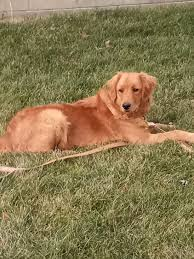
#> input picture projects/opencv/DataAugumentation/Nassau_2697x1517.jfif, 194 x 259 px, given in place of the camera
$ python 'CV_capture videos.py'
#> lines starting #> are read from the running program, lines starting #| are printed output that depends on the picture; after the words box and inside, x2 and y2 are one past the last pixel; in counts of white or black regions, pixels touching at a corner belong together
import cv2
import numpy as np

# Initialize webcam
cap = cv2.VideoCapture(0)

# Deque-like list to store all the points where the red object has moved
points = []

while True:
    ret, frame = cap.read()
#> frame is the input picture: shape (259, 194, 3); mean B, G, R 81.1, 121.4, 137.8
    if not ret:
        break

    # Flip the frame horizontally so it acts like a mirror (intuitive for drawing)
    frame = cv2.flip(frame, 1)
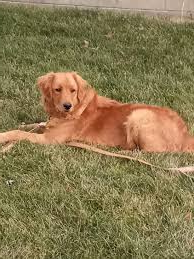
#> frame: shape (259, 194, 3); mean B, G, R 81.1, 121.4, 137.8

    # Convert to HSV color space
    hsv_frame = cv2.cvtColor(frame, cv2.COLOR_BGR2HSV)
#> hsv_frame: shape (259, 194, 3); mean H, S, V 23.7, 108.2, 137.9

    # Define Red Ranges (using the dual-mask logic from earlier)
    low_red1 = np.array([0, 120, 70])
    high_red1 = np.array([10, 255, 255])
    low_red2 = np.array([170, 120, 70])
    high_red2 = np.array([180, 255, 255])

    mask1 = cv2.inRange(hsv_frame, low_red1, high_red1)
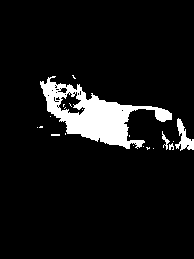
#> mask1: shape (259, 194); 7.8% white; 20 white regions (16 under 20 px), largest, box (x1, y1, x2, y2) and area: (40, 76, 172, 149) 3494, (175, 118, 194, 151) 273, (162, 131, 170, 150) 52, (169, 143, 174, 150) 23
    mask2 = cv2.inRange(hsv_frame, low_red2, high_red2)
#> mask2: shape (259, 194); every value is 0
    red_mask = cv2.bitwise_or(mask1, mask2)

    # Clean up the mask noise
    kernel = np.ones((5, 5), np.uint8)
    red_mask = cv2.morphologyEx(red_mask, cv2.MORPH_OPEN, kernel)
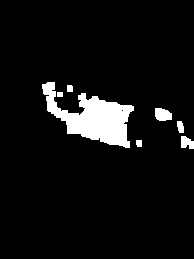
#> red_mask: shape (259, 194); 6.5% white; 7 white regions

    # Find contours
    contours, _ = cv2.findContours(red_mask, cv2.RETR_EXTERNAL, cv2.CHAIN_APPROX_SIMPLE)
#> contours = 7 contours; box (x1, y1, x2, y2) and area: (42, 82, 134, 148) 2588, (155, 108, 172, 121) 156, (181, 136, 194, 149) 104, (177, 121, 184, 133) 53, (67, 85, 73, 92) 30, (136, 140, 142, 147) 28, (57, 92, 63, 97) 20

    center = None

    if len(contours) > 0:
        # Find the largest contour (the main red object)
        largest_contour = max(contours, key=cv2.contourArea)
#> largest_contour = contour of 136 points, box (x1, y1, x2, y2) (42, 82, 134, 148), area 2588

        if cv2.contourArea(largest_contour) > 500:
            # Calculate the minimum enclosing circle around the red object
            ((x, y), radius) = cv2.minEnclosingCircle(largest_contour)
#> x = 85.5; y = 115.5; radius = 53.71

            # Calculate the exact center point (centroid) of the object
            M = cv2.moments(largest_contour)
#> M = moments, m00 2588.5, centre m10/m00, m01/m00 = (93.41, 117.9)
            if M["m00"] != 0:
                center = (int(M["m10"] / M["m00"]), int(M["m01"] / M["m00"]))
#> center = (93, 117)

                # Draw a pointer dot on the screen where the object is
                cv2.circle(frame, center, 5, (0, 255, 0), -1)

    # Append the current position to our point history
    if center is not None:
        points.append(center)
    else:
        # Adding None creates a break in the drawing if you hide the object
        points.append(None)

    # Draw the continuous canvas lines by connecting historical points
    for i in range(1, len(points)):
        if points[i - 1] is None or points[i] is None:
            continue

        # Draw a thick blue line between consecutive tracking points
        cv2.line(frame, points[i - 1], points[i], (255, 0, 0), 4)
#> this loop made 0 passes

    # Instructions displayed on screen
    cv2.putText(frame, "Move RED object to paint. Press 'c' to clear.", (10, 30),
                cv2.FONT_HERSHEY_SIMPLEX, 0.6, (255, 255, 255), 2)
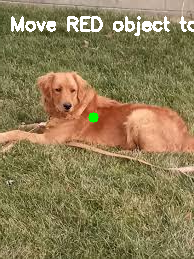
#> frame: shape (259, 194, 3); mean B, G, R 85.7, 125.4, 141.1

    cv2.imshow("Air Canvas", frame)

    key = cv2.waitKey(1)
#> (key Esc is pressed here)
    if key == 27:  # Press 'Esc' to exit
        break
    elif key == ord('c'):  # Press 'c' to clear the canvas
        points = []

cap.release()
cv2.destroyAllWindows()

$ run again, on projects/opencv/DataAugumentation/dog.jpg
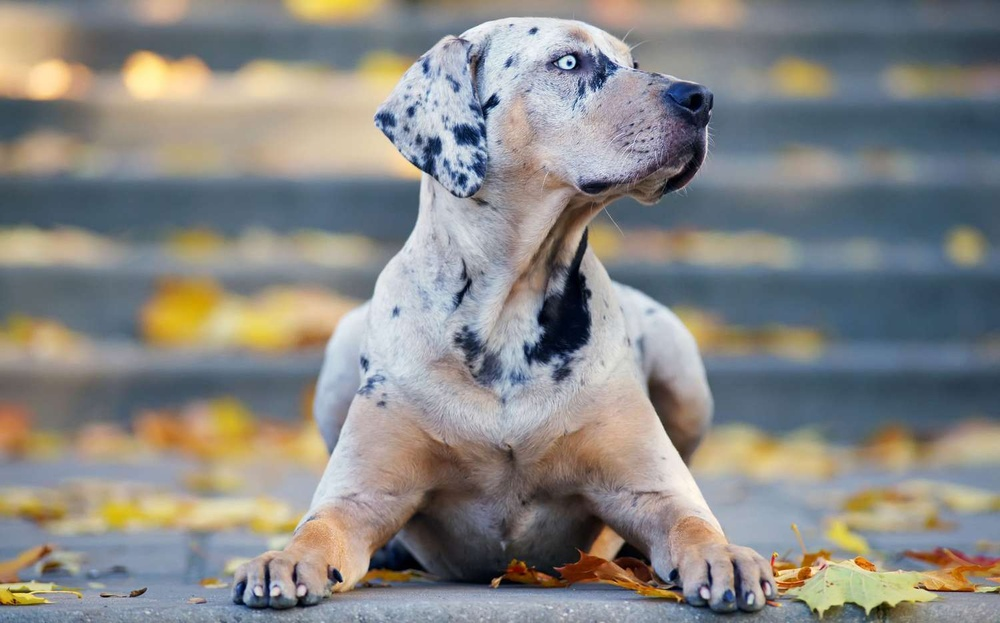
#> input picture projects/opencv/DataAugumentation/dog.jpg, 1000 x 623 px, shrunk from 1500 x 935 before the run, given in place of the camera
#> frame is the input picture: shape (623, 1000, 3); mean B, G, R 132.4, 135.4, 136.6
#> hsv_frame: shape (623, 1000, 3); mean H, S, V 72, 59.3, 151.1
#> `mask1 = cv2.inRange(hsv_frame, low_red1, high_red1)`:
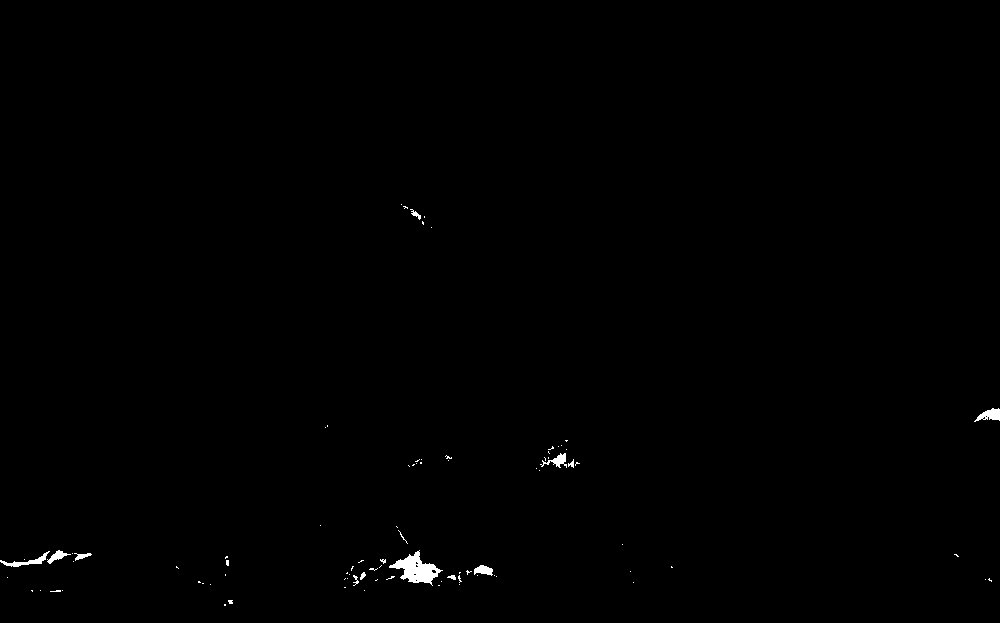
#> mask1: shape (623, 1000); 0.35% white; 87 white regions (75 under 20 px), largest, box (x1, y1, x2, y2) and area: (389, 550, 443, 586) 830, (0, 551, 50, 567) 206, (974, 408, 1000, 422) 203
#> mask2: shape (623, 1000); 0.02% white in thin lines or dots, all inside (x1, y1, x2, y2) = (2, 551, 1000, 604)
#> contours = 8 contours, 1 with area under 20; largest, box (x1, y1, x2, y2) and area: (395, 554, 435, 583) 638, (4, 558, 28, 567) 129, (985, 409, 1000, 420) 118, (475, 566, 492, 575) 99, (32, 553, 46, 564) 93, (554, 455, 566, 464) 76, (52, 551, 64, 560) 69
#> largest_contour = contour of 54 points, box (x1, y1, x2, y2) (395, 554, 435, 583), area 638
#> x = 414.5; y = 570; radius = 20.72
#> M = moments, m00 638, centre m10/m00, m01/m00 = (416, 569.3)
#> center = (415, 569)
#> `cv2.putText(frame, "Move RED object to paint. Press 'c' to clear.", (1..`:
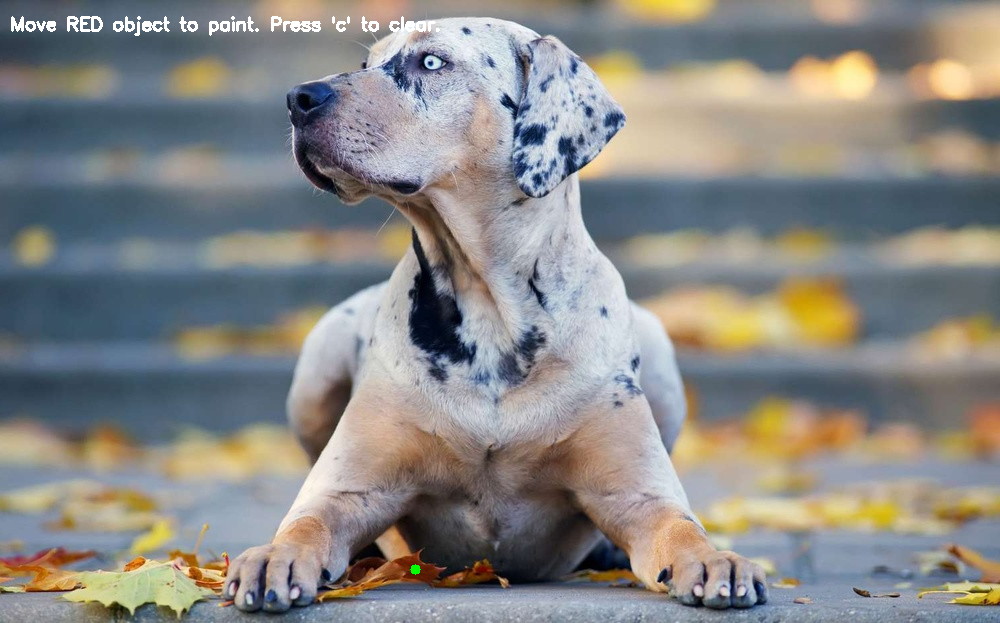
#> frame: shape (623, 1000, 3); mean B, G, R 132.9, 136, 137.2
